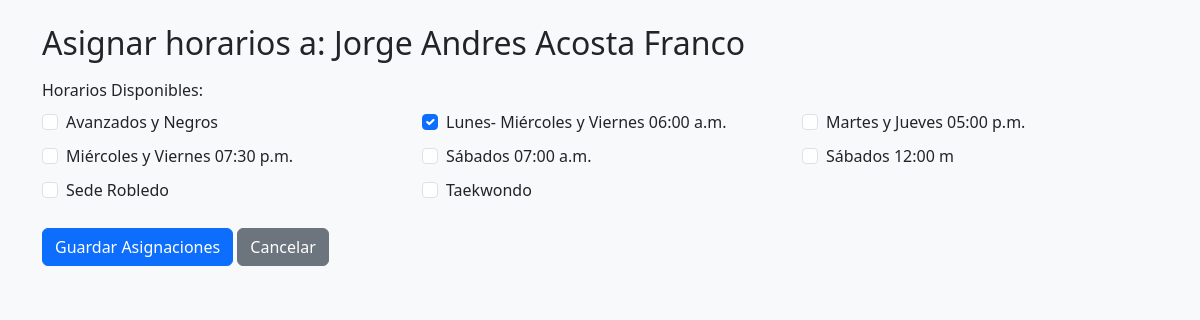
The app's page /views/instructores/horarios.php?id=59 (signed in) with its own data.
### tables this page shows
CREATE TABLE `afiliados_siao` (
  `id` int(11) NOT NULL,
  `nombre_completo` varchar(100) DEFAULT NULL,
  `documento` varchar(20) DEFAULT NULL,
  `fecha_nacimiento` date DEFAULT NULL,
  `sexo` varchar(10) DEFAULT NULL,
  `celular` varchar(15) DEFAULT NULL,
  `correo` varchar(100) DEFAULT NULL,
  `direccion` varchar(150) DEFAULT NULL,
  `ciudad` varchar(50) DEFAULT NULL,
  `eps` varchar(50) DEFAULT NULL,
  `tipo_sangre` varchar(5) DEFAULT NULL,
  `nombre_acudiente` varchar(100) DEFAULT NULL,
  `horario` varchar(100) DEFAULT NULL,
  `grado_cinturon` varchar(50) DEFAULT NULL,
  `fecha_inscripcion` date DEFAULT NULL,
  `foto_nombre` varchar(100) DEFAULT NULL,
  `creado_en` timestamp NOT NULL DEFAULT CURRENT_TIMESTAMP,
  `rol` varchar(20) NOT NULL DEFAULT 'afiliado',
  `es_instructor` tinyint(1) NOT NULL DEFAULT '0',
  `usuario_id` int(11) DEFAULT NULL,
  `estado_pago` enum('pendiente','pagado','vencido') DEFAULT 'pendiente',
  `observaciones` text,
  `activo` tinyint(1) DEFAULT '1',
  `fecha_creacion` timestamp NOT NULL DEFAULT CURRENT_TIMESTAMP,
  `fecha_actualizacion` timestamp NOT NULL DEFAULT CURRENT_TIMESTAMP ON UPDATE CURRENT_TIMESTAMP
);

CREATE TABLE `horarios` (
  `id` int(11) NOT NULL,
  `nombre` varchar(50) NOT NULL,
  `activo` tinyint(1) NOT NULL DEFAULT '1'
);

### views/instructores/horarios.php (the view, shortened to what this page needs)
<?php
$conn = conectarDB();
$id = filter_input(INPUT_GET, 'id', FILTER_VALIDATE_INT);
$stmt = $conn->prepare("SELECT id, nombre_completo FROM afiliados_siao WHERE id = ? AND rol = 'instructor'");
$stmt->bind_param("i", $id);
$stmt->execute();
$inst = $stmt->get_result()->fetch_assoc();
$horarios = $conn->query("SELECT id, nombre FROM horarios WHERE activo = 1 ORDER BY nombre ASC")->fetch_all(MYSQLI_ASSOC);
$asignados = [];
$stmt = $conn->prepare("SELECT horario_id FROM instructor_horario WHERE instructor_id = ?");
$stmt->bind_param("i", $id);
$stmt->execute();
$res = $stmt->get_result();
while ($row = $res->fetch_assoc()) {
    $asignados[] = $row['horario_id'];
}
include '../../partials/header.php';
?>
<div class="container my-4">
  <h2 class="mb-3">Asignar horarios a: <?= htmlspecialchars($inst['nombre_completo']) ?></h2>
  <form method="post" action="guardar_horarios.php">
    <div class="mb-3">
      <label class="form-label">Horarios Disponibles:</label>
      <div class="row">
        <?php foreach($horarios as $h): ?>
        <div class="col-md-4 mb-2">
          <div class="form-check">
            <input class="form-check-input" type="checkbox"
                   name="horarios[]"
                   value="<?= $h['id'] ?>"
                   id="horario<?= $h['id'] ?>"
                   <?= in_array($h['id'], $asignados) ? 'checked' : '' ?>>
            <label class="form-check-label" for="horario<?= $h['id'] ?>">
              <?= htmlspecialchars($h['nombre']) ?>
            </label>
          </div>
        </div>
        <?php endforeach; ?>
      </div>
    </div>
    <button type="submit" class="btn btn-primary">Guardar Asignaciones</button>
    <a href="index.php" class="btn btn-secondary">Cancelar</a>
  </form>
</div>
<?php include '../../partials/footer.php'; ?>

### records on screen
afiliados_siao: nombre_completo "Jorge Andres Acosta Franco"
horarios: nombre "Avanzados y Negros"
horarios: id "☑", nombre "Lunes- Miércoles y Viernes 06:00 a.m."
horarios: nombre "Martes y Jueves 05:00 p.m."
horarios: nombre "Miércoles y Viernes 07:30 p.m."
horarios: nombre "Sábados 07:00 a.m."
horarios: nombre "Sábados 12:00 m"
horarios: nombre "Sede Robledo"
horarios: nombre "Taekwondo"
